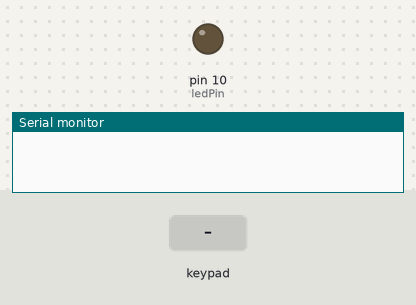
Bench run of a sketch on a simulated Arduino Uno, built with avr-gcc and run on an emulated ATmega328P. On the bench: output pins drawn as LEDs (lit = HIGH), the last lines printed to the serial monitor. Dashed ring = blinking. The test bench sets the inputs (shaded band).

Above: at 1.2 s.
1.3 s: key '1' pressed
At 1.7 s:
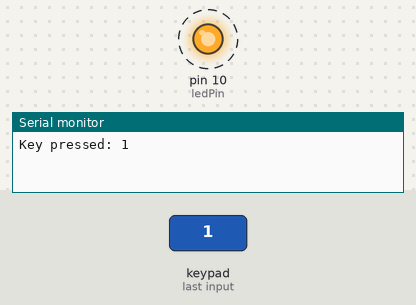
4.3 s: keypad keys 1 0 1 pressed 0.4 s apart
At 4.7 s:
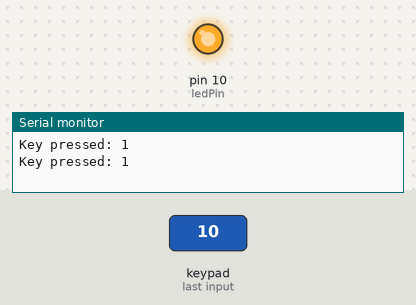
8.5 s: key 'A' pressed
11.5 s: key '2' pressed
At 14.4 s:
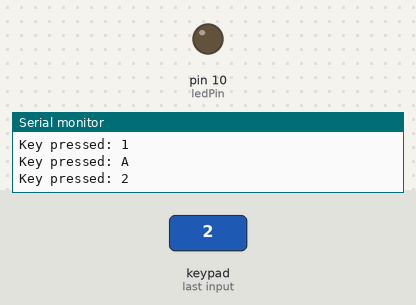
14.5 s: key '3' pressed
Timing chart, 0 to 20.4 s (numbered marks = the images above; inputs shaded):
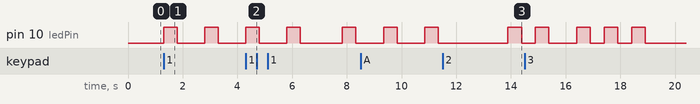

The sketch:

LeftArduino.ino
```cpp
#include <Keypad.h>

const byte ROWS = 4; // Four rows on the keypad
const byte COLS = 4; // Four columns on the keypad

// Define the key map and initialize the keypad library
char keys[ROWS][COLS] = {
  {'1', '2', '3', 'A'},
  {'4', '5', '6', 'B'},
  {'7', '8', '9', 'C'},
  {'*', '0', '#', 'D'}
};

byte rowPins[ROWS] = {9, 8, 7, 6};
byte colPins[COLS] = {5, 4, 3, 2};

Keypad keypad = Keypad(makeKeymap(keys), rowPins, colPins, ROWS, COLS);

const int ledPin = 10; // LED connected to pin 10

// Function to blink LED for each binary '1' in the code pattern
void blinkLED(String binaryPattern) {
  for (int i = 0; i < binaryPattern.length(); i++) {
    if (binaryPattern[i] == '1') {
      digitalWrite(ledPin, HIGH);  // Turn LED on (blink)
      delay(500);                   // Wait for 500 ms (visible blink)
      digitalWrite(ledPin, LOW);   // Turn LED off
    }
    delay(500);  // Pause between bits
  }
}

void setup() {
  pinMode(ledPin, OUTPUT);
  Serial.begin(9600);  // Start serial communication
}

void loop() {
  char key = keypad.getKey();  // Check if a key is pressed

  if (key) {
    Serial.print("Key pressed: ");
    Serial.println(key);

    // Map each key to a unique binary string (adjust as needed)
    String binaryPattern = "";
    switch (key) {
      case '1': binaryPattern = "101"; break;
      case '2': binaryPattern = "110"; break;
      case '3': binaryPattern = "111"; break;
      case '4': binaryPattern = "100"; break;
      case '5': binaryPattern = "011"; break;
      case '6': binaryPattern = "001"; break;
      case '7': binaryPattern = "010"; break;
      case '8': binaryPattern = "000"; break;
      case '9': binaryPattern = "1101"; break;
      case '0': binaryPattern = "0010"; break;
      case '#': binaryPattern = "0101"; break;
      case '*': binaryPattern = "1001"; break;
      default: binaryPattern = "0000"; break;  // Default to a no-blink pattern
    }
    blinkLED(binaryPattern);  // Blink LED according to binary code
  }
}
```

Measured:
- after the input at 1.3 s, pin 10 (ledPin): alternates HIGH for 0.50 s and LOW for 1.0 s, starting at once
- after the input at 4.3 s, pin 10 (ledPin): goes HIGH 0.50 s, LOW 1.0 s, HIGH 0.50 s, LOW 1.5 s, HIGH 0.50 s, then LOW, starting at once
- after the input at 11.5 s, pin 10 (ledPin): LOW → HIGH after 2.4 s, → LOW 0.50 s later
